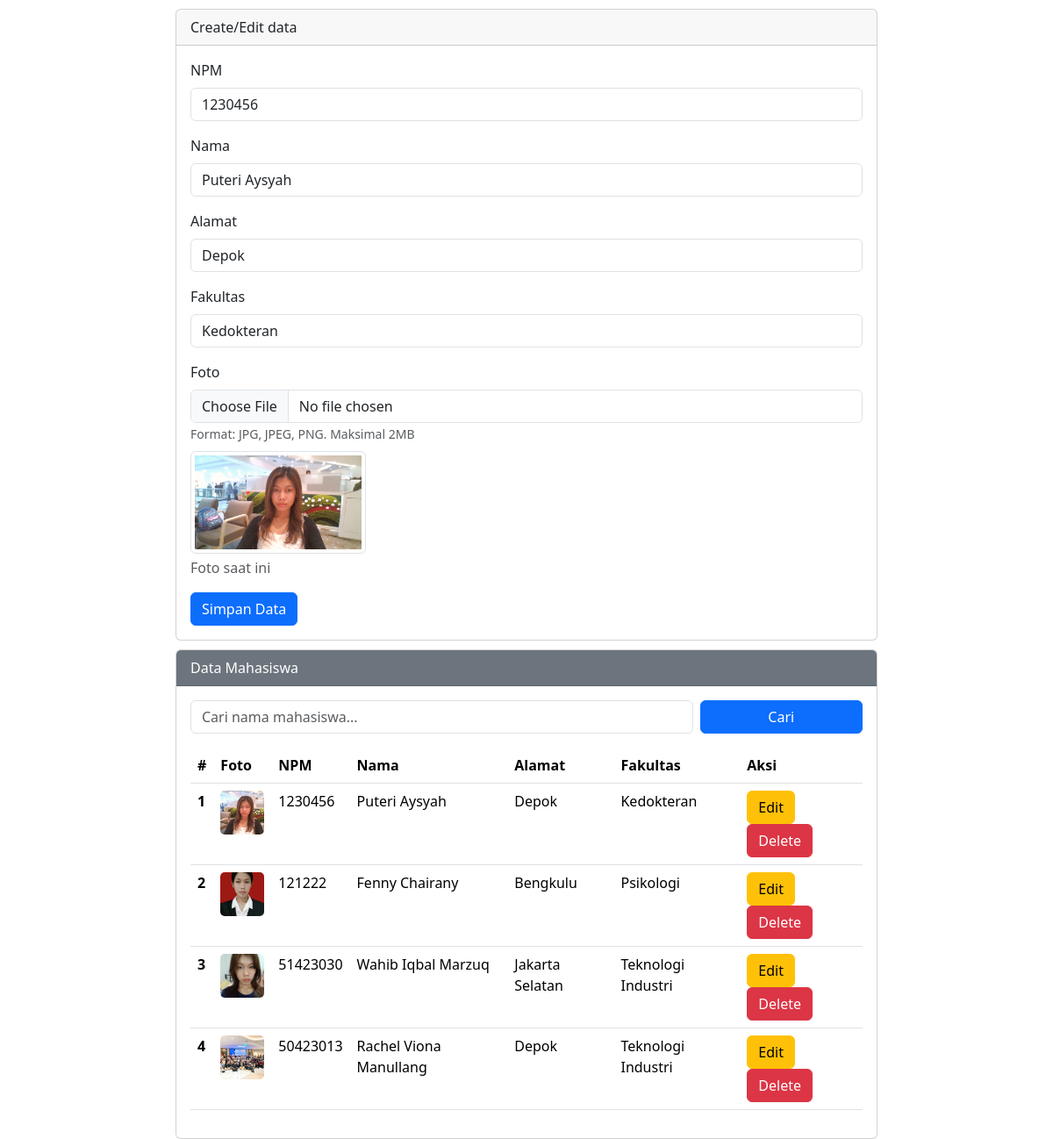
The page /index.php?op=edit&id=7 on the database its author committed.
### tables this page shows
CREATE TABLE `mahasiswa` (
  `id` int(11) NOT NULL,
  `npm` varchar(25) NOT NULL,
  `nama` varchar(50) NOT NULL,
  `alamat` varchar(50) NOT NULL,
  `fakultas` varchar(25) NOT NULL,
  `foto` varchar(255) DEFAULT NULL
);

### index.php (the view, shortened to what this page needs)
<?php
include "config.php";
$npm = "";
$nama = "";
$alamat = "";
$fakultas = "";
$foto = "";
if (isset($_GET['op'])) {
    $op = $_GET['op'];
} else {
    $op = "";
}
if ($op == 'edit') {
    $id = $_GET['id'];
    $sql1 = "select * from mahasiswa where id = $id";
    $q1 = mysqli_query($koneksi, $sql1);
    $r1 = mysqli_fetch_array($q1);
    if ($r1) {
        $npm = $r1['npm'];
        $nama = $r1['nama'];
        $alamat = $r1['alamat'];
        $fakultas = $r1['fakultas'];
        $foto = $r1['foto'];
    } else {
        $error = "Data nya ga ditemukan nich";
    }
}
?>
<!DOCTYPE html>
<html lang="en">
<head>
    <link href="https://cdn.jsdelivr.net/npm/bootstrap@5.3.8/dist/css/bootstrap.min.css" rel="stylesheet"
>
</head>
<body>
    <div class="mx-auto">
        <div class="card">
            <div class="card-header">
                Create/Edit data
            </div>
            <div class="card-body">
                <form action="" method="POST" enctype="multipart/form-data">
                    <div class="mb-3">
                        <label for="npm" class="form-label">NPM</label>
                        <input type="text" class="form-control" id="npm" name="npm" value="<?php echo $npm ?>">
                    </div>
                    <div class="mb-3">
                        <label for="nama" class="form-label">Nama</label>
                        <input type="text" class="form-control" id="nama" name="nama" value="<?php echo $nama ?>">
                    </div>
                    <div class="mb-3">
                        <label for="alamat" class="form-label">Alamat</label>
                        <input type="text" class="form-control" id="alamat" name="alamat" value="<?php echo $alamat ?>">
                    </div>
                    <div class="mb-3">
                        <label for="fakultas" class="form-label">Fakultas</label>
                        <select class="form-control" name="fakultas" id="fakultas">
                                <option value="Kedokteran" <?php if ($fakultas == "Kedokteran")
                                echo "selected" ?>>Kedokteran</option>
                            </select>
                        </div>
                        <div class="mb-3">
                            <label for="foto" class="form-label">Foto</label>
                            <input type="file" class="form-control" id="foto" name="foto" accept="image/*">
                            <small class="text-muted">Format: JPG, JPEG, PNG. Maksimal 2MB</small>
                        <?php if ($foto) { ?>
                            <div class="mt-2">
                                <img src="images/<?php echo $foto ?>" alt="Foto Mahasiswa" class="img-thumbnail"
                                    style="max-width: 200px; max-height: 200px;">
                                <p class="text-muted mt-1">Foto saat ini</p>
                            </div>
                        <?php } ?>
                    </div>
                    <div class="col-12">
                        <input type="submit" name="simpan" value="Simpan Data" class="btn btn-primary" />
                    </div>
                </form>
            </div>
        </div>
        <div class="card">
            <div class="card-header text-white bg-secondary">
                Data Mahasiswa
            </div>
            <div class="card-body">
                <form method="GET" class="row g-2 mb-3">
                    <div class="col-md-9">
                        <input type="text" name="nama" class="form-control" placeholder="Cari nama mahasiswa..."
                            value="<?= isset($_GET['nama']) ? $_GET['nama'] : '' ?>">
                    </div>
                    <div class="col-md-3">
                        <button type="submit" class="btn btn-primary w-100">
                            Cari
                        </button>
                    </div>
                </form>
                <table class="table">
                    <thead>
                        <tr>
                            <th scope="col">#</th>
                            <th scope="col">Foto</th>
                            <th scope="col">NPM</th>
                            <th scope="col">Nama</th>
                            <th scope="col">Alamat</th>
                            <th scope="col">Fakultas</th>
                            <th scope="col">Aksi</th>
                        </tr>
                    <tbody>
                        <?php
                        if (isset($_GET['nama']) && $_GET['nama'] != '') {
                            $nama_cari = mysqli_real_escape_string($koneksi, $_GET['nama']);
                            $sql2 = "SELECT * FROM mahasiswa
                            WHERE nama LIKE '%$nama_cari%'
                            ORDER BY id DESC";
                        } else {
                            $sql2 = "SELECT * FROM mahasiswa ORDER BY id DESC";
                        }
                        $q2 = mysqli_query($koneksi, $sql2);
                        $urut = 1;
                        while ($r2 = mysqli_fetch_array($q2)) {
                            $id = $r2['id'];
                            $npm = $r2['npm'];
                            $nama = $r2['nama'];
                            $alamat = $r2['alamat'];
                            $fakultas = $r2['fakultas'];
                            $foto = $r2['foto'];
                            ?>
                            <tr>
                                <th scope="row"><?php echo $urut++ ?></th>
                                <td scope="row">
                                    <?php if ($foto) { ?>
                                        <img src="images/<?php echo $foto ?>" alt="Foto"
                                            style="width: 50px; height: 50px; object-fit: cover; border-radius: 5px;">
                                    <?php } else { ?>
                                        <span class="text-muted">-</span>
                                    <?php } ?>
                                </td>
                                <td scope="row"><?php echo $npm ?></td>
                                <td scope="row"><?php echo $nama ?></td>
                                <td scope="row"><?php echo $alamat ?></td>
                                <td scope="row"><?php echo $fakultas ?></td>
                                <td scope="row">
                                    <a href="index.php?op=edit&id=<?php echo $id ?>"><button type="button"
                                            class="btn btn-warning">Edit</button></a>
                                    <a href="index.php?op=delete&id=<?= $id ?>"
                                        onclick="return confirm('yakin mau delete data??🤔')"><button type="button"
                                            class="btn btn-danger">Delete</button></a>
                                </td>
                            </tr>
                            <?php
                        }
                        ?>
                    </tbody>
                    </thead>
                </table>
            </div>
        </div>
    </div>
</body>
</html>

### index.php (style rules this page uses)
.mx-auto { width: 800px; }
.card { margin-top: 10px; }

### rows shown on the page
mahasiswa: npm "1230456", nama "Puteri Aysyah", alamat "Depok", fakultas "Kedokteran", foto (picture)
mahasiswa: foto (picture), npm "121222", nama "Fenny Chairany", alamat "Bengkulu", fakultas "Psikologi"
mahasiswa: foto (picture), npm "51423030", nama "Wahib Iqbal Marzuq", alamat "Jakarta Selatan", fakultas "Teknologi Industri"
mahasiswa: foto (picture), npm "50423013", nama "Rachel Viona Manullang", alamat "Depok", fakultas "Teknologi Industri"
